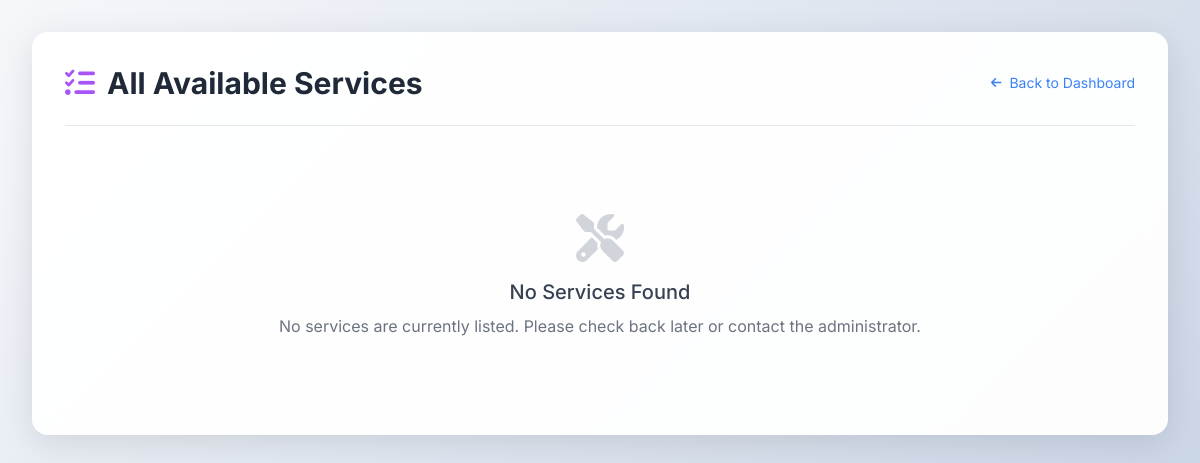
/content/browse_services.php, run on an earlier commit of the app's database.
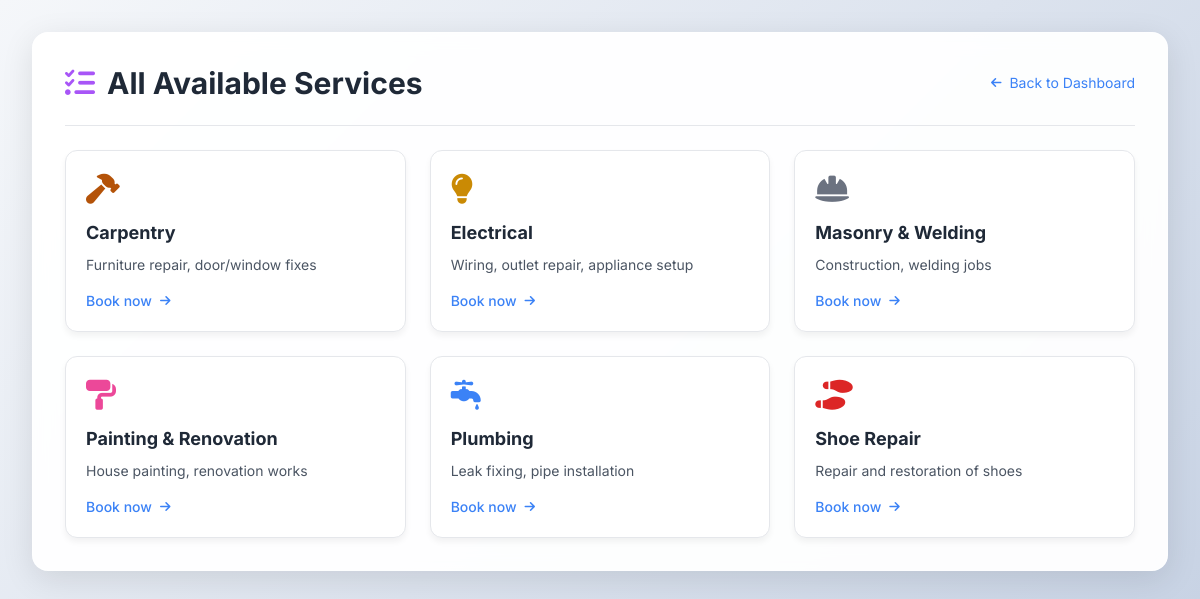
And on a later commit of the database.
### tables this page shows
CREATE TABLE `services` (
  `service_id` int(11) NOT NULL,
  `service_name` varchar(100) NOT NULL,
  `description` text DEFAULT NULL
);

### content/browse_services.php (the view, shortened to what this page needs)
<?php
require_once '../db.php';
function getServiceIcon($serviceName) {
    $name = strtolower($serviceName);
    if (strpos($name, 'plumbing') !== false || strpos($name, 'leak') !== false) {
        return 'fa-faucet-drip text-blue-500';
    } elseif (strpos($name, 'electrical') !== false || strpos($name, 'wiring') !== false) {
        return 'fa-lightbulb text-yellow-600';
    } elseif (strpos($name, 'carpentry') !== false || strpos($name, 'furniture') !== false) {
        return 'fa-hammer text-amber-700';
    } elseif (strpos($name, 'painting') !== false || strpos($name, 'renovation') !== false) {
        return 'fa-paint-roller text-pink-500';
    } elseif (strpos($name, 'masonry') !== false || strpos($name, 'welding') !== false || strpos($name, 'construction') !== false) {
        return 'fa-helmet-safety text-gray-500';
    } elseif (strpos($name, 'shoe') !== false || strpos($name, 'repair') !== false) {
        return 'fa-shoe-prints text-red-600';
    } else {
        return 'fa-screwdriver-wrench text-indigo-500';
    }
}
$services = [];
$sql = "SELECT service_id, service_name, description FROM services ORDER BY service_name";
$result = $conn->query($sql);
if ($result && $result->num_rows > 0) {
    while ($row = $result->fetch_assoc()) {
        $services[] = $row;
    }
}
$dashboard_link = 'dashboard.php';
?>
<!DOCTYPE html>
<html lang="en">
<head>
    <script src="https://cdn.tailwindcss.com"></script>
    <link rel="stylesheet" href="https://cdnjs.cloudflare.com/ajax/libs/font-awesome/6.4.0/css/all.min.css">
</head>
<body class="p-4 md:p-6 lg:p-8">
    <div class="max-w-7xl mx-auto">
        <div class="dashboard-card p-6 lg:p-8">
            <div class="flex flex-col sm:flex-row sm:items-center justify-between mb-6 pb-6 border-b border-gray-200">
                <h2 class="text-2xl lg:text-3xl font-bold text-gray-800 flex items-center">
                    <i class="fas fa-list-check text-purple-500 mr-3"></i>
                    All Available Services
                </h2>
                <a href="<?php echo $dashboard_link; ?>" class="text-sm text-blue-500 hover:text-blue-700 flex items-center mt-2 sm:mt-0">
                    <i class="fas fa-arrow-left mr-2 text-xs"></i>
                    Back to Dashboard
                </a>
            </div>
            <?php if (!empty($services)): ?>
                <div class="grid grid-cols-1 sm:grid-cols-2 lg:grid-cols-3 gap-6">
                    <?php foreach ($services as $service): ?>
                    <?php $icon_class = getServiceIcon($service['service_name']); ?>
                    <a href="serviceProvider.php?service_id=<?php echo $service['service_id']; ?>"
                       class="service-card p-5 block quick-action-modal"
                       data-title="<?php echo htmlspecialchars($service['service_name']); ?>">
                        <div class="mb-3">
                            <i class="fas <?php echo $icon_class; ?> text-3xl"></i>
                        </div>
                        <h3 class="font-bold text-lg text-gray-800"><?php echo htmlspecialchars($service['service_name']); ?></h3>
                        <p class="text-sm text-gray-600 mt-2 line-clamp-3"><?php echo htmlspecialchars($service['description']); ?></p>
                        <div class="flex items-center mt-4 text-sm text-blue-500 font-medium">
                            <span>Book now</span>
                            <i class="fas fa-arrow-right ml-2 text-xs"></i>
                        </div>
                    </a>
                    <?php endforeach; ?>
                </div>
            <?php else: ?>
                <div class="text-center py-16">
                    <i class="fas fa-tools text-5xl text-gray-300 mb-4"></i>
                    <h3 class="text-xl font-medium text-gray-700">No Services Found</h3>
                    <p class="text-gray-500 mt-2">No services are currently listed. Please check back later or contact the administrator.</p>
                </div>
            <?php endif; ?>
        </div>
    </div>
</body>
</html>

What changed in the data, as far as the page shows it:
added services: service_name "Carpentry", description "Furniture repair, door/window fixes"
added services: service_name "Electrical", description "Wiring, outlet repair, appliance setup"
added services: service_name "Masonry & Welding", description "Construction, welding jobs"
added services: service_name "Painting & Renovation", description "House painting, renovation works"
added services: service_name "Plumbing", description "Leak fixing, pipe installation"
added services: service_name "Shoe Repair", description "Repair and restoration of shoes"
Also different on the page:
text no longer shown: "No Services Found No services are currently listed. Please check back later or contact the administrator."
